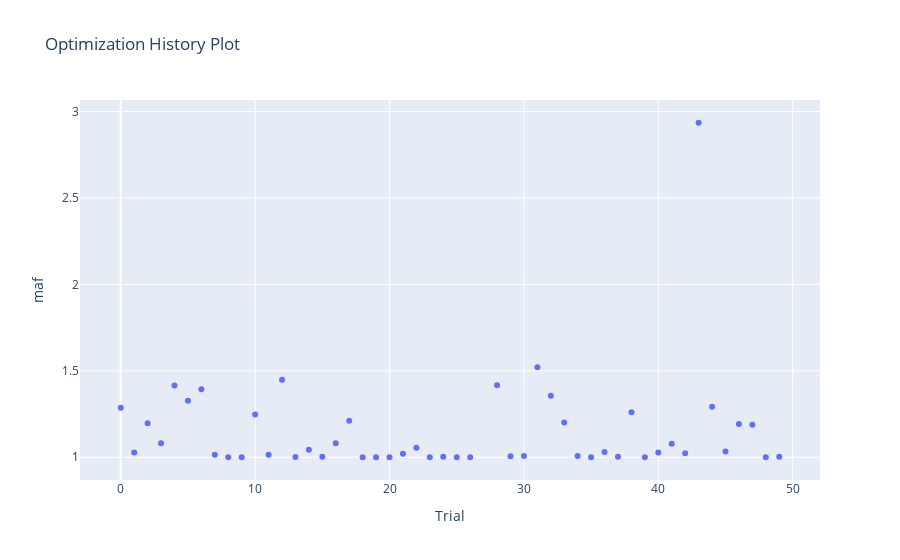

Here is the notebook cell this chart was saved with:
### Code cell
plot_optimization_history(lsh_study, target = lambda t: t.values[0], target_name = 'maf')

### Figure 1 — Plotly figure (JSON) as saved in the notebook; plotly's stock layout.template omitted (floating-point values rounded to 4 significant figures)
{"data": [{"mode": "markers", "name": "maf", "type": "scatter", "x": [0, 1, 2, 3, 4, 5, 6, 7, 8, 9, 10, 11, 12, 13, 14, 15, 16, 17, 18, 19, 20, 21, 22, 23, 24, 25, 26, 27, 28, 29, 30, 31, 32, 33, 34, 35, 36, 37, 38, 39, 40, 41, 42, 43, 44, 45, 46, 47, 48, 49], "y": [1.286, 1.027, 1.197, 1.081, 1.415, 1.326, 1.393, 1.014, 1.0, 1.0, 1.247, 1.014, 1.448, 1.002, 1.043, 1.003, 1.082, 1.21, 1, 1, 1, 1.02, 1.055, 1.0, 1.003, 1, 1, Infinity, 1.417, 1.006, 1.007, 1.521, 1.356, 1.201, 1.007, 1, 1.031, 1.003, 1.261, 1, 1.027, 1.078, 1.024, 2.935, 1.292, 1.033, 1.193, 1.188, 1, 1.003]}, {"marker": {"color": "#cccccc"}, "mode": "markers", "name": "Infeasible Trial", "showlegend": false, "type": "scatter", "x": [], "y": []}], "layout": {"title": {"text": "Optimization History Plot"}, "xaxis": {"title": {"text": "Trial"}}, "yaxis": {"title": {"text": "maf"}}}}
